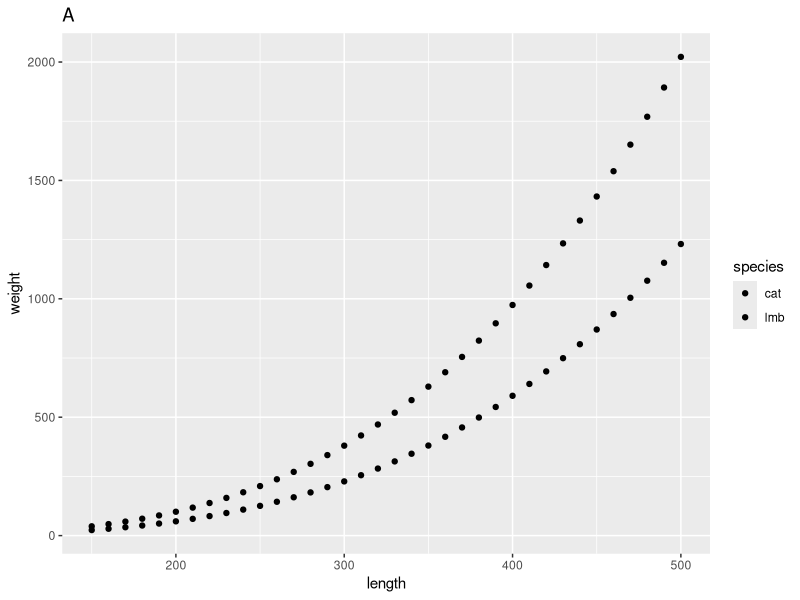
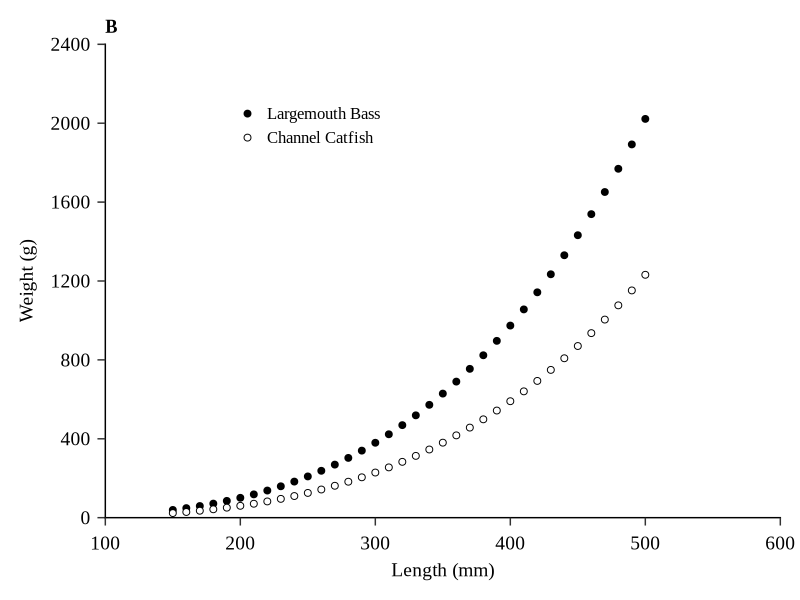
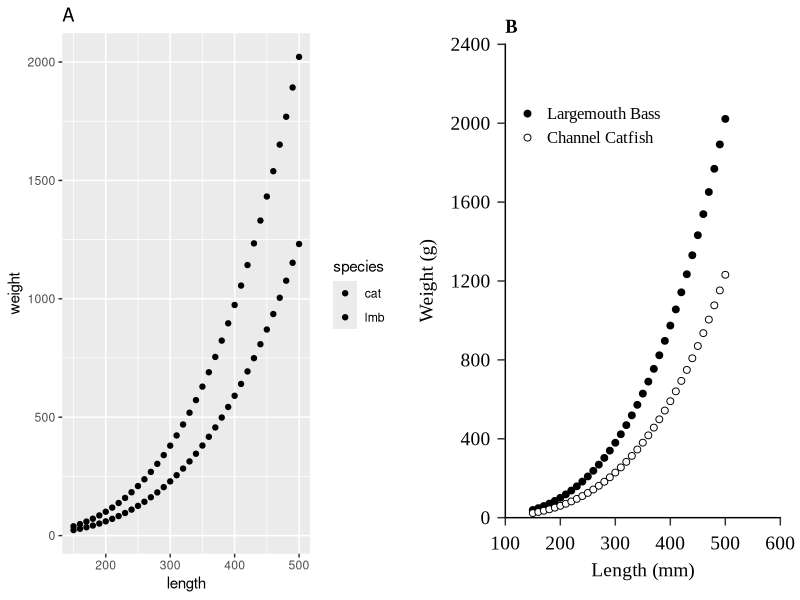

Source code (R) for these figures, in order:
#load ggplot2 and other useful packages
library(tidyverse) 
#load package for combining figures
library(gridExtra)

#set working directory, you select this on your computer
setwd("your/directory/here")

#generate length and weight data for Channel Catfish and Largemouth Bass, and put in dataframe
length <- seq(from = 150, to = 500, by = 10) 
species <- c(rep("lmb", 36), rep("cat", 36))
a_lmb <- (-5.528) 
b_lmb <- 3.273
a_cat <- (-5.800)
b_cat <- (3.294)
weight_lmb <- 10^(a_lmb + b_lmb * log10(length))
weight_cat <- 10^(a_cat + b_cat * log10(length))
weight <- c(weight_lmb, weight_cat)
length_weight_data <- data.frame(species, length, weight)

#make default ggplot figure with a legend and annotated label
len_wt_default <- ggplot(length_weight_data, aes(x = length, y = weight, fill = species)) + geom_point() + 
  labs(title = "A")
#view the plot, will appear in R plotting window
len_wt_default

#make ggplot figure that meets AFS style guidelines
len_wt_afs <- ggplot(length_weight_data, aes(x = length, y = weight, fill = species)) +
  #set symbol shape and size
  geom_point(shape = 21, size = 2) + 
  #set the limits and tick breaks for the y-axis
  scale_y_continuous (limits = c(0,2400), expand = c(0,0), breaks = seq(0,2400,400)) +
  #set the limits and tick spacing for the x-axis
  scale_x_continuous(limits = c(100,600), expand = c(0,0), breaks = seq(100,600,100)) +
  #adjust the order of the legend, make new labels, and select the symbol colors
  scale_fill_manual(limits = c("lmb", "cat"), labels = c("Largemouth Bass", "Channel Catfish"), 
                    values = c("black", "white")) +
  #add B to figure
  ggtitle ("B") +
  #label the y-axis
  ylab("Weight (g)") + 
  #label the x-axis
  xlab("Length (mm)") +  
  #add legend title, but left blank here because we want a legend but no title
  labs(fill = "") + 
  #makes the figure background white without grid lines
  theme_classic() + 
  
  #below are theme settings that provide unlimited control of your figure and can be a template for other figures
  #set the size, spacing, and color for the y-axis and x-axis titles
  theme (axis.title.y = element_text(size = 14, margin = margin(t = 0, r = 10, b = 0, l = 0), colour = "black"), 
         axis.title.x = element_text(size = 14, margin = margin(t = 10, r = 0, b = 0, l = 0), colour = "black"), 
         #set the font type
         text = element_text(family = "Times New Roman"), 
         #modify plot title, the B in this case
         plot.title = element_text(face = "bold"),
         #position the legend on the figure
         legend.position = c(0.3,0.85), 
         #adjust size of text for legend
         legend.text = element_text(size = 12), 
         #margin for the plot
         plot.margin = unit(c(0.5, 0.5, 0.5, 0.5), "cm"), 
         #set size of the tick marks for y-axis
         axis.ticks.y = element_line(size = 0.5),
         #set size of the tick marks for x-axis
         axis.ticks.x = element_line(size = 0.5), 
         #adjust length of the tick marks
         axis.ticks.length = unit(0.2,"cm"), 
         #set size and location of the tick labels for the y axis
         axis.text.y = element_text(colour = "black", size = 14, angle = 0, vjust = 0.5, hjust = 1, 
                                    margin = margin(t = 0, r = 5, b = 0, l = 0)), 
         #set size and location of the tick labels for the x axis
         axis.text.x = element_text(colour = "black", size = 14, angle = 0, vjust = 0, hjust = 0.5, 
                                    margin = margin(t = 5, r = 0, b = 0, l = 0)), 
         #set the axis size, color, and end shape
         axis.line = element_line(colour = "black", size = 0.5, lineend = "square")) 

#view the plot, will appear in R plotting window
len_wt_afs

#arragne the two plots side by side using the gridExtra package
ggplot_figure <- grid.arrange(len_wt_default, len_wt_afs, ncol = 2)

#save the plot as a .tiff as a very large file, which is publication quality
ggsave(ggplot_figure, file = "ggplot_figure.tiff", width = 20.32, height = 7.62, units = "cm", dpi = 300)
